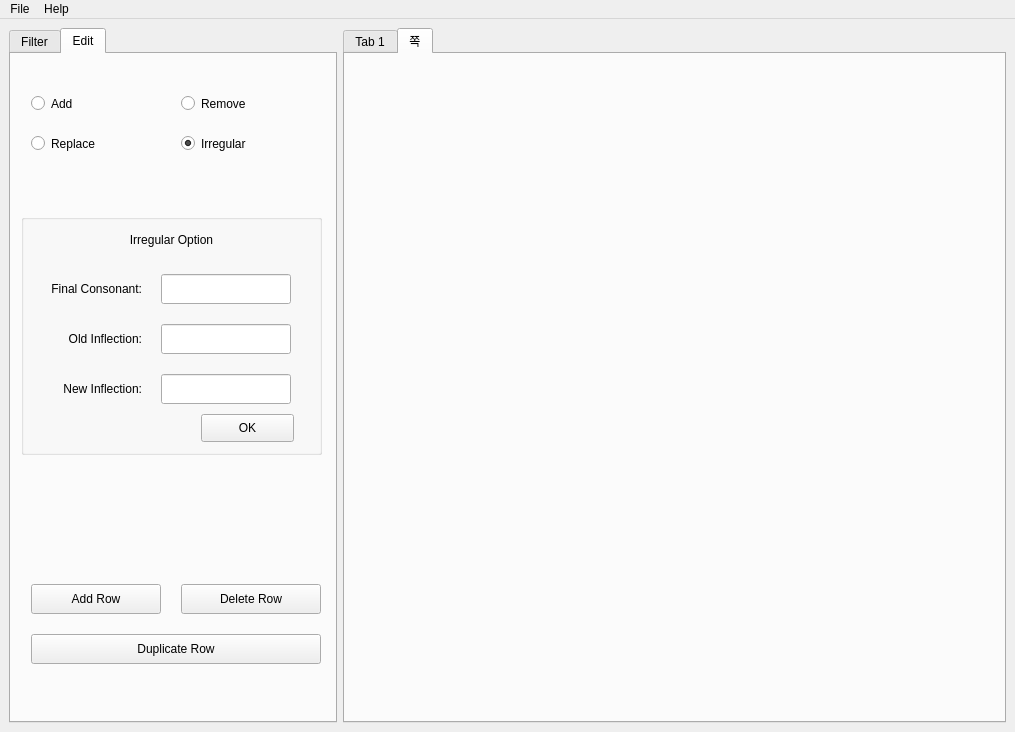
<?xml version="1.0" encoding="UTF-8"?>
<ui version="4.0">
 <class>Deco_LexO</class>
 <widget class="QMainWindow" name="Deco_LexO">
  <property name="geometry">
   <rect>
    <x>0</x>
    <y>0</y>
    <width>1015</width>
    <height>732</height>
   </rect>
  </property>
  <property name="windowTitle">
   <string>Deco-LexO</string>
  </property>
  <widget class="QWidget" name="centralwidget">
   <layout class="QGridLayout" name="gridLayout">
    <item row="0" column="0">
     <widget class="QTabWidget" name="tabWidget_1">
      <property name="maximumSize">
       <size>
        <width>328</width>
        <height>16777215</height>
       </size>
      </property>
      <property name="currentIndex">
       <number>1</number>
      </property>
      <widget class="QWidget" name="Modifying_Tab">
       <attribute name="title">
        <string>Filter</string>
       </attribute>
       <widget class="QComboBox" name="FEntryCombo">
        <property name="geometry">
         <rect>
          <x>30</x>
          <y>40</y>
          <width>81</width>
          <height>21</height>
         </rect>
        </property>
        <item>
         <property name="text">
          <string/>
         </property>
        </item>
        <item>
         <property name="text">
          <string>Equals</string>
         </property>
        </item>
        <item>
         <property name="text">
          <string>Starts with</string>
         </property>
        </item>
        <item>
         <property name="text">
          <string>Ends with</string>
         </property>
        </item>
        <item>
         <property name="text">
          <string>Contains</string>
         </property>
        </item>
        <item>
         <property name="text">
          <string>is empty</string>
         </property>
        </item>
       </widget>
       <widget class="QLineEdit" name="FEntry_Input">
        <property name="geometry">
         <rect>
          <x>120</x>
          <y>40</y>
          <width>141</width>
          <height>21</height>
         </rect>
        </property>
       </widget>
       <widget class="QLineEdit" name="FLemma_Input">
        <property name="geometry">
         <rect>
          <x>120</x>
          <y>100</y>
          <width>141</width>
          <height>21</height>
         </rect>
        </property>
       </widget>
       <widget class="QComboBox" name="FLemmaCombo">
        <property name="geometry">
         <rect>
          <x>30</x>
          <y>100</y>
          <width>81</width>
          <height>21</height>
         </rect>
        </property>
       </widget>
       <widget class="QComboBox" name="FCateCombo">
        <property name="geometry">
         <rect>
          <x>30</x>
          <y>160</y>
          <width>81</width>
          <height>21</height>
         </rect>
        </property>
       </widget>
       <widget class="QLineEdit" name="FCate_Input">
        <property name="geometry">
         <rect>
          <x>120</x>
          <y>160</y>
          <width>141</width>
          <height>21</height>
         </rect>
        </property>
       </widget>
       <widget class="QLineEdit" name="FFirst_1">
        <property name="geometry">
         <rect>
          <x>30</x>
          <y>320</y>
          <width>51</width>
          <height>21</height>
         </rect>
        </property>
       </widget>
       <widget class="QLineEdit" name="FFirst_2">
        <property name="geometry">
         <rect>
          <x>100</x>
          <y>320</y>
          <width>51</width>
          <height>21</height>
         </rect>
        </property>
       </widget>
       <widget class="QLineEdit" name="FFirst_3">
        <property name="geometry">
         <rect>
          <x>170</x>
          <y>320</y>
          <width>51</width>
          <height>21</height>
         </rect>
        </property>
       </widget>
       <widget class="QLineEdit" name="FSec_3">
        <property name="geometry">
         <rect>
          <x>170</x>
          <y>370</y>
          <width>51</width>
          <height>21</height>
         </rect>
        </property>
       </widget>
       <widget class="QLineEdit" name="FSec_2">
        <property name="geometry">
         <rect>
          <x>100</x>
          <y>370</y>
          <width>51</width>
          <height>21</height>
         </rect>
        </property>
       </widget>
       <widget class="QLineEdit" name="FSec_1">
        <property name="geometry">
         <rect>
          <x>30</x>
          <y>370</y>
          <width>51</width>
          <height>21</height>
         </rect>
        </property>
       </widget>
       <widget class="QLineEdit" name="FSecL_3">
        <property name="geometry">
         <rect>
          <x>170</x>
          <y>420</y>
          <width>51</width>
          <height>21</height>
         </rect>
        </property>
       </widget>
       <widget class="QLineEdit" name="FSecL_2">
        <property name="geometry">
         <rect>
          <x>100</x>
          <y>420</y>
          <width>51</width>
          <height>21</height>
         </rect>
        </property>
       </widget>
       <widget class="QLineEdit" name="FSecL_1">
        <property name="geometry">
         <rect>
          <x>30</x>
          <y>420</y>
          <width>51</width>
          <height>21</height>
         </rect>
        </property>
       </widget>
       <widget class="QLineEdit" name="FLast3">
        <property name="geometry">
         <rect>
          <x>170</x>
          <y>470</y>
          <width>51</width>
          <height>21</height>
         </rect>
        </property>
       </widget>
       <widget class="QLineEdit" name="FLast_2">
        <property name="geometry">
         <rect>
          <x>100</x>
          <y>470</y>
          <width>51</width>
          <height>21</height>
         </rect>
        </property>
       </widget>
       <widget class="QLineEdit" name="FLast_1">
        <property name="geometry">
         <rect>
          <x>30</x>
          <y>470</y>
          <width>51</width>
          <height>21</height>
         </rect>
        </property>
       </widget>
       <widget class="QFrame" name="FPhonoFrame">
        <property name="geometry">
         <rect>
          <x>10</x>
          <y>290</y>
          <width>281</width>
          <height>251</height>
         </rect>
        </property>
        <property name="frameShape">
         <enum>QFrame::Box</enum>
        </property>
        <property name="frameShadow">
         <enum>QFrame::Raised</enum>
        </property>
        <widget class="QComboBox" name="FColCombo">
         <property name="geometry">
          <rect>
           <x>90</x>
           <y>220</y>
           <width>81</width>
           <height>21</height>
          </rect>
         </property>
        </widget>
        <widget class="QLabel" name="label_7">
         <property name="geometry">
          <rect>
           <x>20</x>
           <y>50</y>
           <width>211</width>
           <height>31</height>
          </rect>
         </property>
         <property name="text">
          <string>Second syllable:</string>
         </property>
        </widget>
        <widget class="QLabel" name="label_8">
         <property name="geometry">
          <rect>
           <x>20</x>
           <y>100</y>
           <width>211</width>
           <height>31</height>
          </rect>
         </property>
         <property name="text">
          <string>Second-to-last syllable:</string>
         </property>
        </widget>
        <widget class="QLabel" name="label_9">
         <property name="geometry">
          <rect>
           <x>20</x>
           <y>0</y>
           <width>191</width>
           <height>31</height>
          </rect>
         </property>
         <property name="text">
          <string>First syllable:</string>
         </property>
        </widget>
        <widget class="QLabel" name="label_6">
         <property name="geometry">
          <rect>
           <x>20</x>
           <y>150</y>
           <width>211</width>
           <height>31</height>
          </rect>
         </property>
         <property name="text">
          <string>Last syllable:</string>
         </property>
        </widget>
        <widget class="QLabel" name="label_10">
         <property name="geometry">
          <rect>
           <x>10</x>
           <y>220</y>
           <width>61</width>
           <height>21</height>
          </rect>
         </property>
         <property name="text">
          <string>Column:</string>
         </property>
         <property name="alignment">
          <set>Qt::AlignRight|Qt::AlignTrailing|Qt::AlignVCenter</set>
         </property>
        </widget>
       </widget>
       <widget class="QPushButton" name="FFiltering_Button">
        <property name="geometry">
         <rect>
          <x>20</x>
          <y>550</y>
          <width>75</width>
          <height>23</height>
         </rect>
        </property>
        <property name="text">
         <string>Filter</string>
        </property>
       </widget>
       <widget class="QPushButton" name="FShow_Button">
        <property name="geometry">
         <rect>
          <x>110</x>
          <y>550</y>
          <width>75</width>
          <height>23</height>
         </rect>
        </property>
        <property name="text">
         <string>Show all</string>
        </property>
       </widget>
       <widget class="QPushButton" name="FClear_Button">
        <property name="geometry">
         <rect>
          <x>210</x>
          <y>550</y>
          <width>75</width>
          <height>23</height>
         </rect>
        </property>
        <property name="text">
         <string>Clear</string>
        </property>
       </widget>
       <widget class="QLabel" name="label">
        <property name="geometry">
         <rect>
          <x>30</x>
          <y>10</y>
          <width>56</width>
          <height>21</height>
         </rect>
        </property>
        <property name="text">
         <string>Entry:</string>
        </property>
       </widget>
       <widget class="QLabel" name="label_2">
        <property name="geometry">
         <rect>
          <x>30</x>
          <y>70</y>
          <width>56</width>
          <height>21</height>
         </rect>
        </property>
        <property name="text">
         <string>Lemma:</string>
        </property>
       </widget>
       <widget class="QLabel" name="label_3">
        <property name="geometry">
         <rect>
          <x>30</x>
          <y>130</y>
          <width>56</width>
          <height>21</height>
         </rect>
        </property>
        <property name="text">
         <string>Category:</string>
        </property>
       </widget>
       <widget class="QLineEdit" name="FInfo_Input">
        <property name="geometry">
         <rect>
          <x>120</x>
          <y>220</y>
          <width>141</width>
          <height>21</height>
         </rect>
        </property>
       </widget>
       <widget class="QLabel" name="label_4">
        <property name="geometry">
         <rect>
          <x>30</x>
          <y>190</y>
          <width>81</width>
          <height>21</height>
         </rect>
        </property>
        <property name="text">
         <string>Information:</string>
        </property>
       </widget>
       <widget class="QComboBox" name="FInfoCombo">
        <property name="geometry">
         <rect>
          <x>30</x>
          <y>220</y>
          <width>81</width>
          <height>21</height>
         </rect>
        </property>
       </widget>
       <widget class="QLabel" name="label_5">
        <property name="geometry">
         <rect>
          <x>10</x>
          <y>270</y>
          <width>141</width>
          <height>31</height>
         </rect>
        </property>
        <property name="font">
         <font>
          <weight>75</weight>
          <bold>true</bold>
         </font>
        </property>
        <property name="text">
         <string>Phonological shape</string>
        </property>
       </widget>
      </widget>
      <widget class="QWidget" name="Edit_Tab">
       <attribute name="title">
        <string>Edit</string>
       </attribute>
       <widget class="QRadioButton" name="Add_radio">
        <property name="geometry">
         <rect>
          <x>20</x>
          <y>40</y>
          <width>108</width>
          <height>19</height>
         </rect>
        </property>
        <property name="font">
         <font>
          <family>Arial</family>
         </font>
        </property>
        <property name="text">
         <string>Add</string>
        </property>
        <property name="checked">
         <bool>false</bool>
        </property>
       </widget>
       <widget class="QRadioButton" name="Remove_radio">
        <property name="geometry">
         <rect>
          <x>170</x>
          <y>40</y>
          <width>108</width>
          <height>19</height>
         </rect>
        </property>
        <property name="font">
         <font>
          <family>Arial</family>
         </font>
        </property>
        <property name="text">
         <string>Remove</string>
        </property>
       </widget>
       <widget class="QRadioButton" name="Replace_radio">
        <property name="geometry">
         <rect>
          <x>20</x>
          <y>80</y>
          <width>108</width>
          <height>19</height>
         </rect>
        </property>
        <property name="font">
         <font>
          <family>Arial</family>
         </font>
        </property>
        <property name="text">
         <string>Replace</string>
        </property>
        <property name="checked">
         <bool>false</bool>
        </property>
       </widget>
       <widget class="QRadioButton" name="Irregular_radio">
        <property name="geometry">
         <rect>
          <x>170</x>
          <y>80</y>
          <width>108</width>
          <height>19</height>
         </rect>
        </property>
        <property name="font">
         <font>
          <family>Arial</family>
         </font>
        </property>
        <property name="text">
         <string>Irregular</string>
        </property>
        <property name="checked">
         <bool>true</bool>
        </property>
       </widget>
       <widget class="QGroupBox" name="Irreg_groupBox">
        <property name="geometry">
         <rect>
          <x>10</x>
          <y>160</y>
          <width>301</width>
          <height>241</height>
         </rect>
        </property>
        <widget class="QLabel" name="label_14">
         <property name="geometry">
          <rect>
           <x>0</x>
           <y>10</y>
           <width>301</width>
           <height>31</height>
          </rect>
         </property>
         <property name="font">
          <font>
           <family>Arial</family>
          </font>
         </property>
         <property name="text">
          <string>Irregular Option</string>
         </property>
         <property name="alignment">
          <set>Qt::AlignCenter</set>
         </property>
        </widget>
        <widget class="QLineEdit" name="Irreg_cons">
         <property name="geometry">
          <rect>
           <x>140</x>
           <y>60</y>
           <width>130</width>
           <height>30</height>
          </rect>
         </property>
        </widget>
        <widget class="QLineEdit" name="Irreg_oldinflec">
         <property name="geometry">
          <rect>
           <x>140</x>
           <y>110</y>
           <width>130</width>
           <height>30</height>
          </rect>
         </property>
        </widget>
        <widget class="QLineEdit" name="irreg_newinflec">
         <property name="geometry">
          <rect>
           <x>140</x>
           <y>160</y>
           <width>130</width>
           <height>30</height>
          </rect>
         </property>
        </widget>
        <widget class="QPushButton" name="Irreg_start">
         <property name="geometry">
          <rect>
           <x>180</x>
           <y>200</y>
           <width>93</width>
           <height>28</height>
          </rect>
         </property>
         <property name="font">
          <font>
           <family>Arial</family>
          </font>
         </property>
         <property name="text">
          <string>OK</string>
         </property>
        </widget>
        <widget class="QLabel" name="label_11">
         <property name="geometry">
          <rect>
           <x>10</x>
           <y>60</y>
           <width>111</width>
           <height>30</height>
          </rect>
         </property>
         <property name="font">
          <font>
           <family>Arial</family>
          </font>
         </property>
         <property name="text">
          <string>Final Consonant:</string>
         </property>
         <property name="alignment">
          <set>Qt::AlignRight|Qt::AlignTrailing|Qt::AlignVCenter</set>
         </property>
        </widget>
        <widget class="QLabel" name="label_12">
         <property name="geometry">
          <rect>
           <x>10</x>
           <y>110</y>
           <width>111</width>
           <height>30</height>
          </rect>
         </property>
         <property name="font">
          <font>
           <family>Arial</family>
          </font>
         </property>
         <property name="text">
          <string>Old Inflection:</string>
         </property>
         <property name="alignment">
          <set>Qt::AlignRight|Qt::AlignTrailing|Qt::AlignVCenter</set>
         </property>
        </widget>
        <widget class="QLabel" name="label_13">
         <property name="geometry">
          <rect>
           <x>10</x>
           <y>160</y>
           <width>111</width>
           <height>30</height>
          </rect>
         </property>
         <property name="font">
          <font>
           <family>Arial</family>
          </font>
         </property>
         <property name="text">
          <string>New Inflection:</string>
         </property>
         <property name="alignment">
          <set>Qt::AlignRight|Qt::AlignTrailing|Qt::AlignVCenter</set>
         </property>
        </widget>
       </widget>
       <widget class="QPushButton" name="Push_addrow">
        <property name="geometry">
         <rect>
          <x>20</x>
          <y>530</y>
          <width>130</width>
          <height>30</height>
         </rect>
        </property>
        <property name="font">
         <font>
          <family>Arial</family>
         </font>
        </property>
        <property name="text">
         <string>Add Row</string>
        </property>
       </widget>
       <widget class="QPushButton" name="Push_Deleterow">
        <property name="geometry">
         <rect>
          <x>170</x>
          <y>530</y>
          <width>140</width>
          <height>30</height>
         </rect>
        </property>
        <property name="font">
         <font>
          <family>Arial</family>
         </font>
        </property>
        <property name="text">
         <string>Delete Row</string>
        </property>
       </widget>
       <widget class="QPushButton" name="Push_Duplicaterow">
        <property name="geometry">
         <rect>
          <x>20</x>
          <y>580</y>
          <width>290</width>
          <height>30</height>
         </rect>
        </property>
        <property name="font">
         <font>
          <family>Arial</family>
         </font>
        </property>
        <property name="text">
         <string>Duplicate Row</string>
        </property>
       </widget>
      </widget>
     </widget>
    </item>
    <item row="0" column="1">
     <widget class="QTabWidget" name="dataFrame_Tab">
      <property name="currentIndex">
       <number>1</number>
      </property>
      <widget class="QWidget" name="tab">
       <attribute name="title">
        <string>Tab 1</string>
       </attribute>
       <layout class="QGridLayout" name="gridLayout_2">
        <item row="0" column="0">
         <widget class="QTableWidget" name="tableWidget"/>
        </item>
       </layout>
      </widget>
      <widget class="QWidget" name="tab_5">
       <attribute name="title">
        <string>쪽</string>
       </attribute>
      </widget>
     </widget>
    </item>
   </layout>
  </widget>
  <widget class="QMenuBar" name="menubar">
   <property name="geometry">
    <rect>
     <x>0</x>
     <y>0</y>
     <width>1015</width>
     <height>26</height>
    </rect>
   </property>
   <widget class="QMenu" name="menuFile">
    <property name="title">
     <string>File</string>
    </property>
    <widget class="QMenu" name="menuRecent_files">
     <property name="title">
      <string>Recent files</string>
     </property>
     <addaction name="actionNone"/>
    </widget>
    <addaction name="actionOpen_file_s"/>
    <addaction name="menuRecent_files"/>
    <addaction name="separator"/>
    <addaction name="actionSave"/>
    <addaction name="actionSave_file_as"/>
    <addaction name="separator"/>
    <addaction name="actionQuit"/>
   </widget>
   <widget class="QMenu" name="menuHelp">
    <property name="title">
     <string>Help</string>
    </property>
    <addaction name="actionAcknowledgement"/>
    <addaction name="separator"/>
    <addaction name="actionAbout_DecoLexO"/>
   </widget>
   <addaction name="menuFile"/>
   <addaction name="menuHelp"/>
  </widget>
  <action name="actionOpen_file_s">
   <property name="text">
    <string>Open files...</string>
   </property>
   <property name="shortcut">
    <string>Ctrl+O</string>
   </property>
   <property name="shortcutContext">
    <enum>Qt::WindowShortcut</enum>
   </property>
  </action>
  <action name="actionNone">
   <property name="text">
    <string>None</string>
   </property>
  </action>
  <action name="actionSave">
   <property name="text">
    <string>Save file</string>
   </property>
   <property name="shortcut">
    <string>Ctrl+S</string>
   </property>
  </action>
  <action name="actionSave_file_as">
   <property name="text">
    <string>Save file as...</string>
   </property>
   <property name="shortcut">
    <string>Ctrl+Shift+S</string>
   </property>
  </action>
  <action name="actionQuit">
   <property name="text">
    <string>Quit</string>
   </property>
   <property name="shortcut">
    <string>Ctrl+Q</string>
   </property>
  </action>
  <action name="actionAcknowledgement">
   <property name="text">
    <string>Acknowledgement</string>
   </property>
  </action>
  <action name="actionAbout_DecoLexO">
   <property name="text">
    <string>About DecoLexO</string>
   </property>
  </action>
 </widget>
 <resources/>
 <connections/>
</ui>
